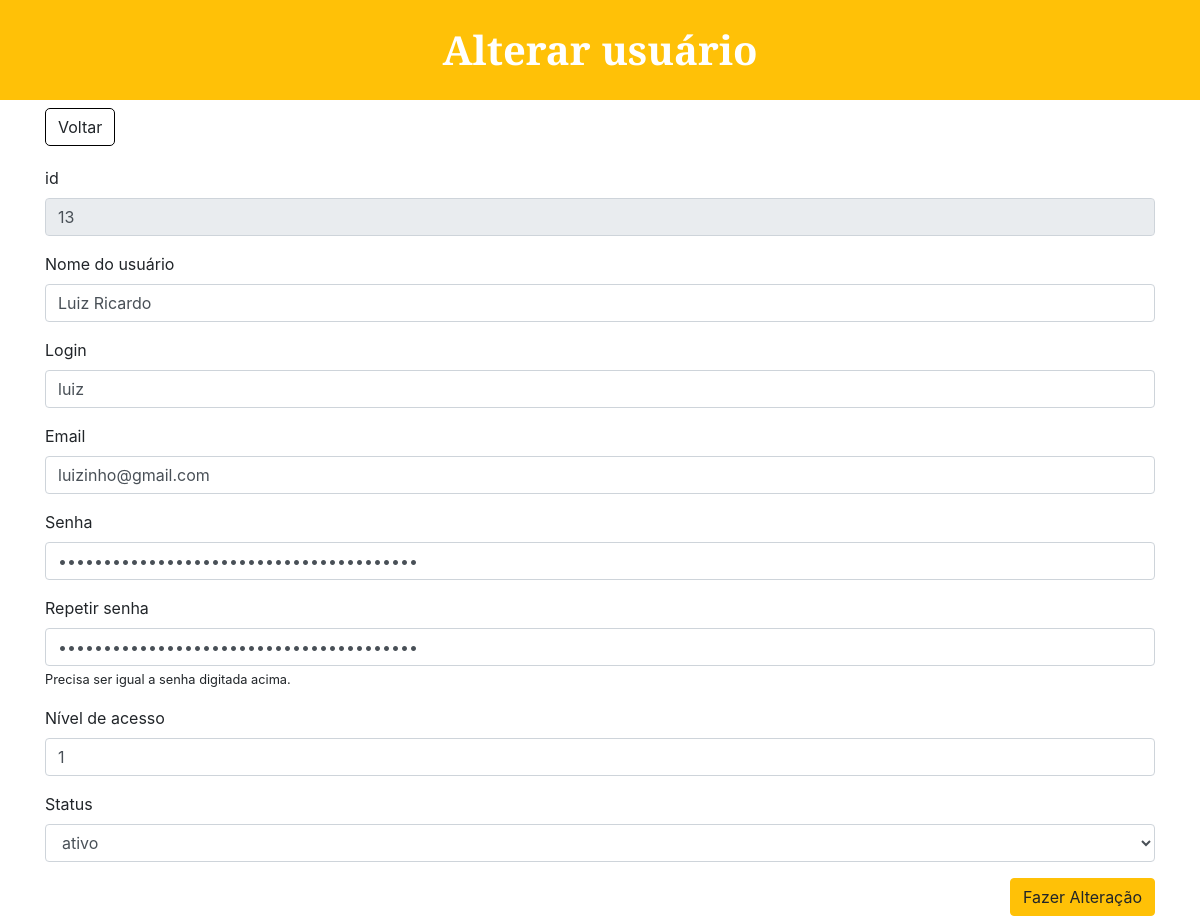
Page /Chamado/editar_usuario.php?id=13 on the earlier database version.
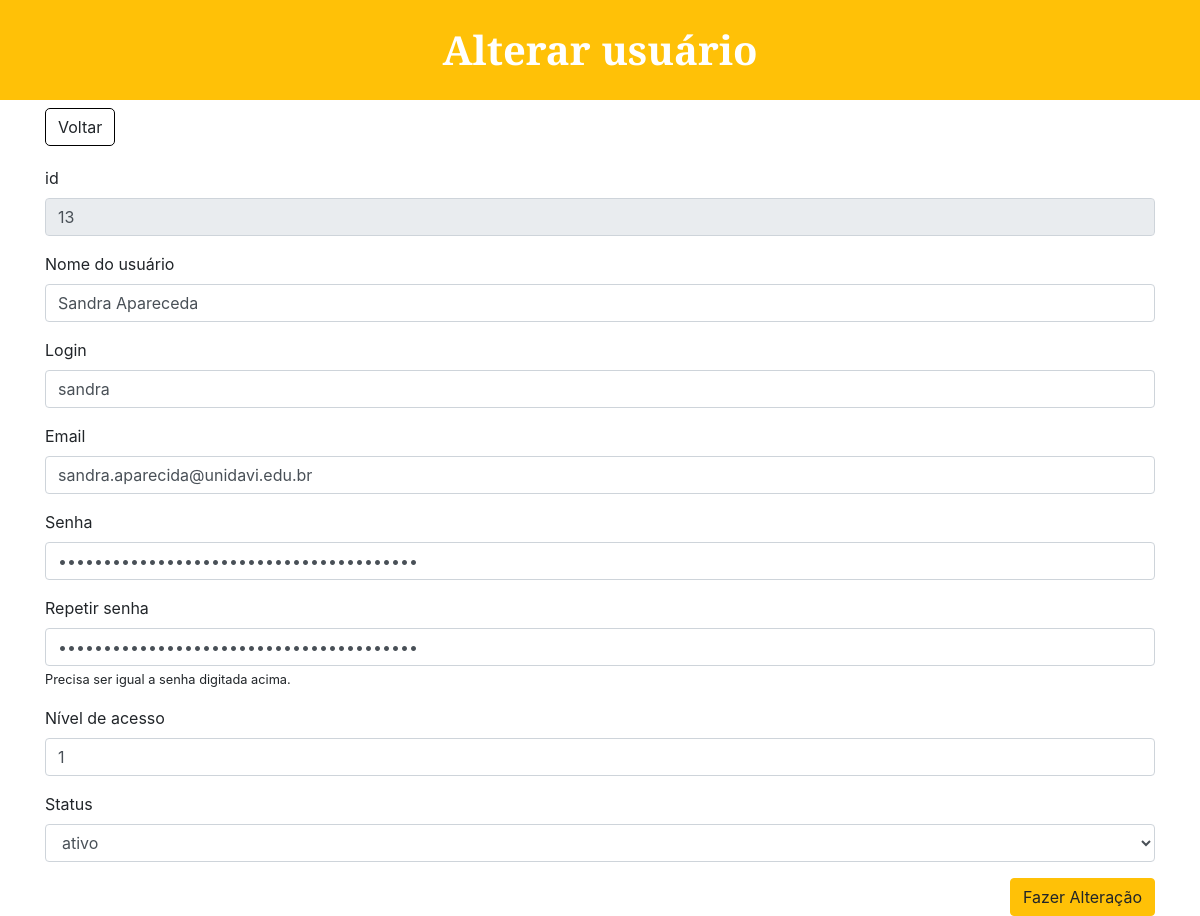
Same page on the later database version.
### tables this page shows
CREATE TABLE tb_usuario (
  id_user int(11) NOT NULL,
  nome_user varchar(75) NOT NULL,
  login varchar(50) NOT NULL,
  email varchar(75) NOT NULL,
  senha varchar(50) NOT NULL,
  categoria int(3) NOT NULL,
  status varchar(30) NOT NULL,
  quem_cadastrou varchar(50) NOT NULL
);

### Chamado/editar_usuario.php (the view, shortened to what this page needs)
<?php
	include 'conexao.php';
	$id = $_GET['id'];
?>
<!DOCTYPE html>
<html>
<head>
	<link rel="stylesheet" href="https://stackpath.bootstrapcdn.com/bootstrap/4.4.1/css/bootstrap.min.css">
</head>
<body>
	<h1 id="formTitulo" >Alterar usuário</h1>
	<div class="container">
		<div style="text-align: left;">
		 		<a href="listar_usuario.php" role="button" class="btn" style="border-radius: 1px; border-color: black; border-radius: 5px;">Voltar</a>
		 	</div>
		<form action="_atualiza_usuario.php" method="POST">
			<?php
				$sql = "SELECT * FROM `tb_usuario` WHERE id_user = $id";
				$buscar = mysqli_query($conexao,$sql);
				while ($array = mysqli_fetch_array($buscar)) {
					$id 			=	$array['id_user'];
		    		$nome 			=	$array['nome_user'];
		   			$login 			= 	$array['login'];
		   			$email 			=	$array['email'];
		    		$senha 	 		=	$array['senha'];
		   			$nivel 	 		=	$array['categoria'];
			?>
			<div class="form-group" style="margin-top: 20px">
			    <label>id</label>
			    <input type="number" name="id_user" disabled class="form-control" value="<?php echo $id ?>">
		 	</div>
		 	<div class="form-group">
		 		<label>Nome do usuário</label>
			    <input class="form-control" name="nome_user" value="<?php echo $nome ?>" >
		 	</div>
		 	<div class="form-group">
			    <label>Login</label>
			    <input type="text" class="form-control" name="login_user" value="<?php echo $login ?>" >
		 	</div>
		 	<div class="form-group">
			    <label>Email</label>
			    <input type="text" name="email" class="form-control" value="<?php echo $email ?>"></input>
		 	</div>
		 	<div class="form-group">
			    <label>Senha</label>
			    <input id="txtSenha" type="password" name="senha" class="form-control" value="<?php echo $senha ?>"></input>
		 	</div>
		 	<div class="form-group">
				<label>Repetir senha</label>
				<input type="password" name="repetir" class="form-control"  value="<?php echo $senha ?>" required autocomplete="of" placeholder="Repetir senha" oninput="validaSenha(this)">
				<small>Precisa ser igual a senha digitada acima.</small>
			</div>
		 	<div class="form-group">
			    <label>Nível de acesso</label>
			    <input type="number" name="nivel" class="form-control" min="0" max="1" value="<?php echo $nivel ?>"></input>
		 	</div>
		 	<div class="form-group">
			    <label>Status</label>
			    <select name="status" class="form-control">
			    	<option value="ativo">ativo</option>
			    </select>
		 	</div>
		 	<div style="text-align: right;">
		 		<button type="submit" class="btn btn-warning">Fazer Alteração</button>
		 	</div>
		 	<?php } ?>
		</form>
	</div>
</body>
</html>

### Chamado/editar_usuario.php (style rules this page uses)
#formTitulo { margin-top: 0px; background-color: #ffc107; color: #ffffff; align-items: center; justify-content: center; border-radius: 0px; font-weight: bold; font-family: 'Libre Baskerville', serif; height: 100px; display: flex; }

Differences in the rows shown:
changed tb_usuario id 13: nome_user "Luiz Ricardo" → "Sandra Apareceda"; login_user "luiz" → "sandra"; email "luizinho@gmail.com" → "sandra.aparecida@unidavi.edu.br"
